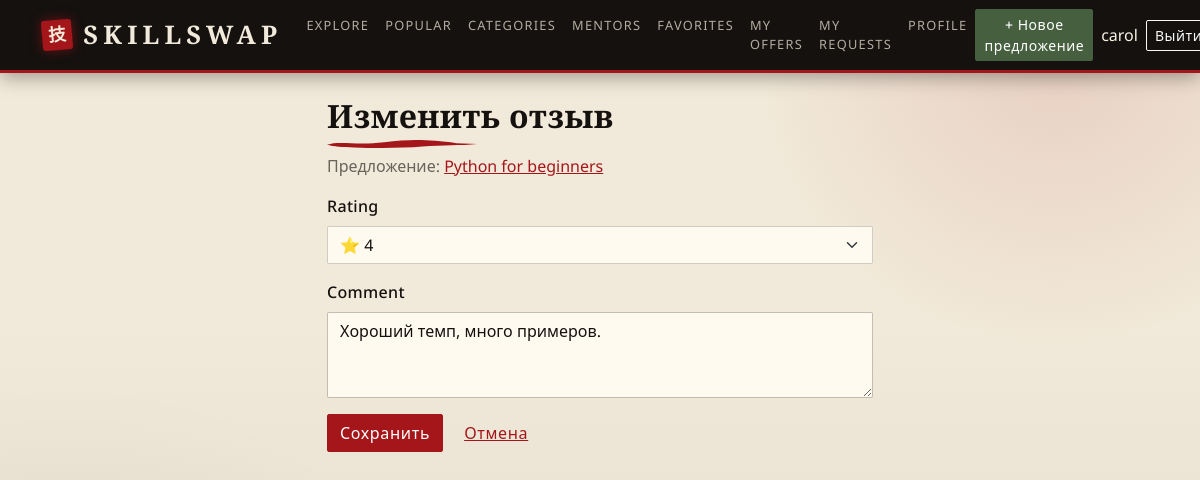
Screenshot of /skills/review/2/edit/ (signed in) with the database file from the repository.
### accounts/models.py (models this page shows, shortened)
class User(AbstractUser):
    class Role(models.TextChoices):
        SUPERADMIN = 'superadmin', 'Супер админ'
        ADMIN = 'admin', 'Админ'
        USER = 'user', 'Юзер'
    role = models.CharField(max_length=20, choices=Role.choices, default=Role.USER)
    avatar = models.ImageField(upload_to='avatars/', blank=True, null=True)
    bio = models.TextField(max_length=500, blank=True)
    is_banned = models.BooleanField(default=False)
    @property
    def is_moderator(self):
        return self.role in (self.Role.ADMIN, self.Role.SUPERADMIN)

### skills/models.py (models this page shows, shortened)
class Review(models.Model):
    offer = models.ForeignKey(SkillOffer, on_delete=models.CASCADE, related_name='reviews')
    user = models.ForeignKey(settings.AUTH_USER_MODEL, on_delete=models.CASCADE)
    rating = models.IntegerField(validators=[MinValueValidator(1), MaxValueValidator(5)])
    comment = models.TextField()
    created_at = models.DateTimeField(auto_now_add=True)
    class Meta:
        unique_together = ('offer', 'user')
        ordering = ['-created_at']

class SkillOffer(models.Model):
    class Level(models.TextChoices):
        BEGINNER = 'beginner', 'Beginner'
        INTERMEDIATE = 'intermediate', 'Intermediate'
        ADVANCED = 'advanced', 'Advanced'
    class Format(models.TextChoices):
        ONLINE = 'online', 'Online'
        OFFLINE = 'offline', 'Offline'
    class Status(models.TextChoices):
        DRAFT = 'draft', 'Draft'
        PENDING = 'pending', 'Pending'
        PUBLISHED = 'published', 'Published'
        REJECTED = 'rejected', 'Rejected'
    title = models.CharField(max_length=255)
    description = models.TextField()
    image = models.ImageField(upload_to='offers/', blank=True, null=True)
    category = models.ForeignKey(Category, on_delete=models.CASCADE, related_name='offers')
    level = models.CharField(max_length=20, choices=Level.choices)
    format = models.CharField(max_length=20, choices=Format.choices)
    duration = models.CharField(max_length=100)
    author = models.ForeignKey(settings.AUTH_USER_MODEL, on_delete=models.CASCADE, related_name='offers')
    status = models.CharField(max_length=20, choices=Status.choices, default=Status.PENDING)
    created_at = models.DateTimeField(auto_now_add=True)
    class Meta:
        ordering = ['-created_at']

### skills/views.py (the view)
# urls.py: path('review/<int:pk>/edit/', views.review_update, name='review_update'),
@login_required
def review_update(request, pk):
    review = get_object_or_404(Review, pk=pk, user=request.user)
    if request.method == 'POST':
        form = ReviewForm(request.POST, instance=review)
        if form.is_valid():
            form.save()
            messages.success(request, 'Отзыв обновлён.')
            return redirect('offer_detail', pk=review.offer_id)
    else:
        form = ReviewForm(instance=review)
    return render(request, 'skills/review_form.html', {'form': form, 'review': review})

### skills/forms.py
class ReviewForm(forms.ModelForm):
    class Meta:
        model = Review
        fields = ['rating', 'comment']
        widgets = {
            'rating': forms.Select(
                choices=[(i, f'⭐ {i}') for i in range(1, 6)],
                attrs={'class': 'form-select'},
            ),
            'comment': forms.Textarea(attrs={
                'class': 'form-control', 'rows': 3, 'placeholder': 'Напишите отзыв...'}),
        }

### templates/skills/review_form.html (shortened to what this page needs)
{% extends 'base.html' %}
{% block content %}
<div class="row justify-content-center">
  <div class="col-lg-6">
    <h2 class="mb-1">Изменить отзыв</h2>
    <p class="text-muted">
      Предложение:
      <a href="{% url 'offer_detail' review.offer_id %}">{{ review.offer.title }}</a>
    </p>
    <form method="post">
      {% for field in form %}
        <div class="mb-3">
          <label class="form-label" for="{{ field.id_for_label }}">{{ field.label }}</label>
          {{ field }}
        </div>
      {% endfor %}
      <div class="d-flex gap-2">
        <button type="submit" class="btn btn-primary">Сохранить</button>
        <a href="{% url 'offer_detail' review.offer_id %}" class="btn btn-link">Отмена</a>
      </div>
    </form>
  </div>
</div>
{% endblock %}

### templates/base.html (shortened to what this page needs)
{% load static %}
<!DOCTYPE html>
<html lang="ru">
<head>
  <link href="https://cdn.jsdelivr.net/npm/bootstrap@5.3.3/dist/css/bootstrap.min.css" rel="stylesheet">
  <link rel="stylesheet" href="{% static 'style.css' %}">
</head>
<body>
<nav class="navbar navbar-expand-lg navbar-dark bg-dark">
  <div class="container">
    <a class="navbar-brand" href="{% url 'home' %}">SkillSwap</a>
    <div class="collapse navbar-collapse" id="menu">
      <ul class="navbar-nav me-auto">
        <li class="nav-item"><a class="nav-link" href="{% url 'home' %}">Explore</a></li>
        <li class="nav-item"><a class="nav-link" href="{% url 'popular' %}">Popular</a></li>
        <li class="nav-item"><a class="nav-link" href="{% url 'categories' %}">Categories</a></li>
        <li class="nav-item"><a class="nav-link" href="{% url 'mentors' %}">Mentors</a></li>
        {% if user.is_authenticated %}
          <li class="nav-item"><a class="nav-link" href="{% url 'favorites' %}">Favorites</a></li>
          <li class="nav-item"><a class="nav-link" href="{% url 'my_offers' %}">My Offers</a></li>
          <li class="nav-item"><a class="nav-link" href="{% url 'my_requests' %}">My Requests</a></li>
          <li class="nav-item"><a class="nav-link" href="{% url 'profile' %}">Profile</a></li>
        {% endif %}
      </ul>
      <div class="d-flex align-items-center gap-2">
        {% if user.is_authenticated %}
          <a class="btn btn-success btn-sm" href="{% url 'offer_create' %}">+ Новое предложение</a>
          <span class="navbar-text text-light">{{ user.username }}</span>
          <form method="post" action="{% url 'logout' %}" class="m-0">
            <button type="submit" class="btn btn-outline-light btn-sm">Выйти</button>
          </form>
        {% else %}
          <a class="btn btn-outline-light btn-sm" href="{% url 'login' %}">Войти</a>
          <a class="btn btn-primary btn-sm" href="{% url 'register' %}">Регистрация</a>
        {% endif %}
      </div>
    </div>
  </div>
</nav>
<main class="container my-4">
  {% block content %}{% endblock %}
</main>
</body>
</html>

### static/style.css (style rules this page uses)
:root { --crimson: #a4161a; --crimson-dark: #7a1013; --gold: #b8923a; --bamboo: #46603f; --bg: #f1e9d9; --surface: #f8f2e4; --field: #fffaf0; --text: #14110f; --muted: rgba(20, 17, 15, 0.62); --line: rgba(20, 17, 15, 0.2); --nav-bg: #14110f; --card-top: #14110f; --glow: rgba(164, 22, 26, 0.12); --mist: rgba(20, 17, 15, 0.07); --range: #14110f; --range-opacity: 0.12; --font-display: 'Cormorant Garamond', 'Noto Serif', Georgia, serif; --font-body: 'Noto Sans', system-ui, -apple-system, 'Segoe UI', sans-serif; --bs-body-bg: var(--bg); --bs-body-color: var(--text); --bs-body-font-family: var(--font-body); --bs-border-color: var(--line); --bs-border-radius: 2px; --bs-border-radius-sm: 2px; --bs-border-radius-lg: 4px; --bs-link-color: var(--crimson); --bs-link-color-rgb: 164, 22, 26; --bs-link-hover-color: var(--crimson-dark); --bs-link-hover-color-rgb: 122, 16, 19; --bs-primary-rgb: 164, 22, 26; --bs-danger-rgb: 164, 22, 26; --bs-success-rgb: 70, 96, 63; --bs-info-rgb: 184, 146, 58; --bs-warning-rgb: 184, 146, 58; --bs-secondary-rgb: 90, 82, 74; --bs-dark-rgb: 20, 17, 15; --bs-light-rgb: 248, 242, 228; }
html { scrollbar-color: var(--crimson) var(--bg); }
body { background-color: var(--bg); background-image: radial-gradient(circle at 88% 6%, var(--glow) 0, transparent 300px), radial-gradient(circle at 6% 100%, var(--mist) 0, transparent 420px), linear-gradient(180deg, transparent 40%, var(--mist) 100%); background-attachment: fixed; min-height: 100vh; }
body::after { content: ''; position: fixed; left: 0; right: 0; bottom: 0; height: 240px; background-color: var(--range); opacity: var(--range-opacity); -webkit-mask-image: var(--mountains); mask-image: var(--mountains); -webkit-mask-repeat: repeat-x; mask-repeat: repeat-x; -webkit-mask-position: bottom; mask-position: bottom; -webkit-mask-size: auto 100%; mask-size: auto 100%; pointer-events: none; z-index: -1; }
main.container { min-height: 70vh; animation: rise 0.5s ease both; }
h1, h2, h3, h4, h5, h6, .card-title { font-family: var(--font-display); font-weight: 700; letter-spacing: 0.01em; }
main h2 { position: relative; padding-bottom: 0.9rem; }
main h2::after { content: ''; position: absolute; left: 0; bottom: 0; width: 150px; height: 12px; background: var(--brush) no-repeat left center / 100% 100%; }
.navbar.navbar-dark { background-color: var(--nav-bg) !important; border-bottom: 3px solid var(--crimson); box-shadow: 0 4px 18px rgba(0, 0, 0, 0.35); --bs-navbar-color: rgba(241, 233, 217, 0.72); --bs-navbar-hover-color: #ffffff; --bs-navbar-active-color: var(--gold); }
.navbar-brand { display: flex; align-items: center; gap: 0.7rem; font-family: var(--font-display); font-size: 1.6rem; font-weight: 700; letter-spacing: 0.2em; text-transform: uppercase; color: #f1e9d9; }
.navbar-brand::before { content: '技'; display: inline-grid; place-items: center; width: 30px; height: 30px; font-family: 'Shippori Mincho', serif; font-size: 1.1rem; font-weight: 700; letter-spacing: 0; color: #f1e9d9; background: var(--crimson); border-radius: 3px; transform: rotate(-5deg); box-shadow: 0 0 12px rgba(164, 22, 26, 0.6); }
.navbar .nav-link { position: relative; font-size: 0.8rem; letter-spacing: 0.1em; text-transform: uppercase; }
.navbar .nav-link::after { content: ''; position: absolute; left: 0.5rem; right: 0.5rem; bottom: 2px; height: 2px; background: var(--crimson); transform: scaleX(0); transition: transform 0.2s ease; }
.btn { letter-spacing: 0.04em; font-weight: 500; }
.btn-primary { --bs-btn-bg: var(--crimson); --bs-btn-border-color: var(--crimson); --bs-btn-hover-bg: var(--crimson-dark); --bs-btn-hover-border-color: var(--crimson-dark); --bs-btn-active-bg: #5e0c0f; --bs-btn-active-border-color: #5e0c0f; --bs-btn-disabled-bg: var(--crimson); --bs-btn-disabled-border-color: var(--crimson); }
.btn-success { --bs-btn-bg: var(--bamboo); --bs-btn-border-color: var(--bamboo); --bs-btn-hover-bg: #364b31; --bs-btn-hover-border-color: #364b31; --bs-btn-active-bg: #2b3c27; --bs-btn-active-border-color: #2b3c27; }
.form-control, .form-select { background-color: var(--field); border: 1px solid var(--line); }
.form-label { font-weight: 500; letter-spacing: 0.02em; }
.text-muted { color: var(--muted) !important; }

### rows the page displays
User: username "carol"
Review: offer "Python for beginners", form "⭐ 4" "Хороший темп, много примеров."

### other values shown
{{ field.label }} "Rating" "Comment"
